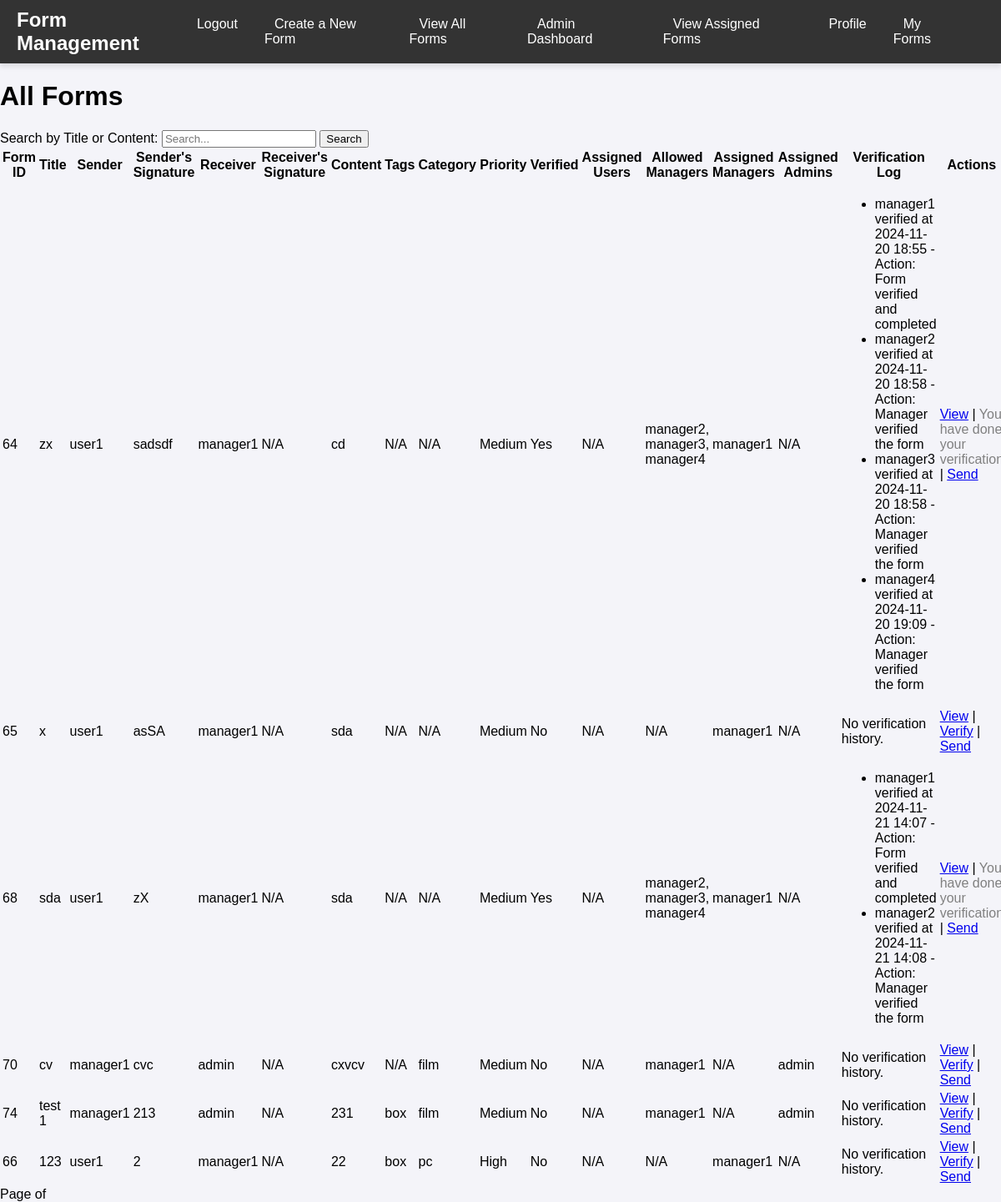
Screenshot of /forms/ (signed in) with the database file from the repository.
### app/models.py (models this page shows, shortened)
class Form(models.Model):
    title = models.CharField(max_length=255)
    sender_signature = models.CharField(max_length=255)
    receiver = models.CharField(max_length=255)
    receiver_signature = models.CharField(max_length=255, blank=True)
    content = models.TextField()
    tags = models.ManyToManyField(Tag, related_name="forms", blank=True)
    category = models.ForeignKey(Category, on_delete=models.CASCADE, related_name="forms", null=True)
    users = models.ManyToManyField('app.CustomUser', blank=True)  # view-only users section
    sender_name = models.CharField(max_length=255)
    prioritize = models.BooleanField(default=False)
    priority = models.CharField(max_length=100, choices=[('High', 'High'), ('Medium', 'Medium'), ('Low', 'Low')], default='Medium')
    assigned_managers = models.ManyToManyField(CustomUser, related_name="assigned_forms", blank=True, limit_choices_to={'role': 'manager'})
    assigned_admins = models.ManyToManyField(CustomUser, related_name="assigned_admin_forms", blank=True, limit_choices_to={'role': 'admin'})
    assigned_users = models.ManyToManyField(
        CustomUser,
        related_name="viewable_forms",
        blank=True,
        limit_choices_to={'role': 'user'}
    )
    allowed_managers = models.ManyToManyField(CustomUser, related_name='allowed_forms', blank=True)  # Add this line
    sender = models.CharField(max_length=100)
    verified = models.BooleanField(default=False)
    verified_by = models.ForeignKey(CustomUser, null=True, on_delete=models.SET_NULL, related_name='verified_forms', blank=True)
    verified_at = models.DateTimeField(null=True, blank=True)
    last_modified = models.DateTimeField(auto_now=True)
    class Meta:
        verbose_name = 'Form'
        verbose_name_plural = 'Forms'

class CustomUser(AbstractBaseUser, PermissionsMixin):
    username = models.CharField(unique=True, max_length=150)
    email = models.EmailField(unique=True)
    first_name = models.CharField(max_length=100)
    last_name = models.CharField(max_length=100)
    is_active = models.BooleanField(default=True)
    is_staff = models.BooleanField(default=False)
    ROLE_CHOICES = [
        ('admin', 'Admin'),
        ('manager', 'Manager'),
        ('user', 'User'),
    ]
    role = models.CharField(max_length=20, choices=ROLE_CHOICES, default='user')
    SUB_ROLE_CHOICES = [
        ('none', 'None'),
        ('user-access-to-all-users-with-role-user', 'User Access to All Users with Role User'),
        ('manager-access-to-all-users-with-role-manager', 'user Access to All Users with Role Manager'),
    ]
    sub_role = models.CharField(max_length=255, choices=SUB_ROLE_CHOICES, default='none')
    objects = CustomUserManager()
    profile_image = models.ImageField(upload_to='profile_images/', blank=True, null=True)
    USERNAME_FIELD = 'username'
    REQUIRED_FIELDS = ['email', 'first_name', 'last_name']
    class Meta:
        verbose_name = 'User'
        verbose_name_plural = 'Users'

class FormVerificationLog(models.Model):
    form = models.ForeignKey('Form', on_delete=models.CASCADE, related_name='verification_logs')
    verified_by = models.ForeignKey(CustomUser, on_delete=models.SET_NULL, null=True, blank=True)  # Use CustomUser instead of User
    verified_at = models.DateTimeField(auto_now_add=True)
    action = models.CharField(max_length=255, blank=True, null=True)  # Optional action (e.g., 'Verified')

class Category(models.Model):
    name = models.CharField(max_length=50, unique=True)
    class Meta:
        verbose_name = 'Category'
        verbose_name_plural = 'Categories'

class Tag(models.Model):
    name = models.CharField(max_length=50, unique=True)
    class Meta:
        verbose_name = 'Tag'
        verbose_name_plural = 'Tags'

### app/views.py (the view)
# urls.py: path('forms/', views.form_list, name='forms'),  # List of forms
@login_required
def form_list(request):
    user = request.user
    if user.role == 'user':
        forms = Form.objects.filter(
            Q(sender=user) |
            Q(assigned_users=user)  # Using assigned_users field
        ).distinct()
    elif user.role == 'manager':
        forms = Form.objects.filter(
            Q(assigned_managers=user) |  # Forms where the user is assigned as a manager
            Q(allowed_managers=user)    # Forms where the user is allowed as a manager
        ).distinct()
    else:
        forms = Form.objects.all()
    forms = forms.prefetch_related('tags', 'category', 'verification_logs')  # Include verification_logs
    for form in forms:
        form.has_verified = form.verification_logs.filter(verified_by=user).exists()
    return render(request, 'form/form_list.html', {'forms': forms})

### app/templates/form/form_list.html (shortened to what this page needs)
{% extends 'base.html' %}
{% load static %}
{% block content %}
<div class="container">
    <h1>All Forms</h1>
    <form method="get" action="{% url 'form_list' %}" class="search-form">
        <label for="search">Search by Title or Content:</label>
        <input type="text" id="search" name="search" placeholder="Search..." value="{{ request.GET.search }}">
        <button type="submit">Search</button>
    </form>
    <div class="table-responsive">
        <table class="table">
            <thead>
                <tr>
                    <th>Form ID</th>
                    <th>Title</th>
                    <th>Sender</th>
                    <th>Sender's Signature</th>
                    <th>Receiver</th>
                    <th>Receiver's Signature</th>
                    <th>Content</th>
                    <th>Tags</th>
                    <th>Category</th>
                    <th>Priority</th>
                    <th>Verified</th>
                    <th>Assigned Users</th>
                    <th>Allowed Managers</th>
                    <th>Assigned Managers</th>
                    <th>Assigned Admins</th>
                    <th>Verification Log</th>
                    <th>Actions</th>
                </tr>
            </thead>
            <tbody>
                {% for form in forms %}
                    <tr>
                        <td>{{ form.id }}</td>
                        <td>{{ form.title|default:"N/A" }}</td>
                        <td>{{ form.sender|default:"N/A" }}</td>
                        <td>{{ form.sender_signature|default:"N/A" }}</td>
                        <td>{{ form.receiver|default:"N/A" }}</td>
                        <td>{{ form.receiver_signature|default:"N/A" }}</td>
                        <td>{{ form.content|default:"N/A" }}</td>
                        <td>
                            {% for tag in form.tags.all %}
                                {{ tag.name }}{% if not forloop.last %}, {% endif %}
                            {% empty %} N/A {% endfor %}
                        </td>
                        <td>{{ form.category.name|default:"N/A" }}</td>
                        <td>{{ form.priority|default:"N/A" }}</td>
                        <td>{{ form.verified|yesno:"Yes,No" }}</td>
                        <td>
                            {% if form.assigned_users.all %}
                                {% for user in form.assigned_users.all %}
                                    {{ user.username }}{% if not forloop.last %}, {% endif %}
                                {% endfor %}
                            {% else %} N/A {% endif %}
                        </td>
                        <td>
                            {% if form.allowed_managers.all %}
                                {% for manager in form.allowed_managers.all %}
                                    {{ manager.username }}{% if not forloop.last %}, {% endif %}
                                {% endfor %}
                            {% else %} N/A {% endif %}
                        </td>
                        <td>
                            {% if form.assigned_managers.all %}
                                {% for manager in form.assigned_managers.all %}
                                    {{ manager.username }}{% if not forloop.last %}, {% endif %}
                                {% endfor %}
                            {% else %} N/A {% endif %}
                        </td>
                        <td>
                            {% if form.assigned_admins.all %}
                                {% for admin in form.assigned_admins.all %}
                                    {{ admin.username }}{% if not forloop.last %}, {% endif %}
                                {% endfor %}
                            {% else %} N/A {% endif %}
                        </td>
                        <td>
                            {% if form.verification_logs.all %}
                                <ul>
                                    {% for log in form.verification_logs.all %}
                                        <li>{{ log.verified_by.username }} verified at {{ log.verified_at|date:"Y-m-d H:i" }}{% if log.action %} - Action: {{ log.action }}{% endif %}</li>
                                    {% endfor %}
                                </ul>
                            {% else %}
                                No verification history.
                            {% endif %}
                        </td>
                        <td>
                            <a href="{% url 'form_detail' form.id %}" class="btn-action">View</a> |
                            {% if request.user in form.assigned_managers.all or request.user in form.allowed_managers.all or request.user in form.assigned_admins.all %}
                                {% if form.has_verified %}
                                    <span class="btn-action" style="color: gray;">You have done your verification</span> |
                                {% else %}
                                    <a href="{% url 'verify_form' form.id %}" class="btn-action">Verify</a> |
                                {% endif %}
                            {% endif %}
                            <a href="{% url 'send_form' form.id %}" class="btn-action">Send</a>
                        </td>
                    </tr>
                {% empty %}
                    <tr>
                        <td colspan="15">No forms found.</td>
                    </tr>
                {% endfor %}
            </tbody>
        </table>
    </div>
    <div class="pagination">
        <span class="page-info">Page {{ forms.number }} of {{ forms.paginator.num_pages }}</span>
    </div>
</div>
{% endblock %}

### app/static/css/navbar_styles.css (style rules this page uses)
body { font-family: 'Arial', sans-serif; margin: 0; padding: 0; background-color: #f4f4f9; }

### rows the page displays
Form: id "64", title "zx", sender "user1", sender_signature "sadsdf", receiver "manager1", receiver_signature "N/A", content "cd", category.name "N/A", priority "Medium", verified "Yes", shows "You have done your…"
CustomUser: username "manager2"
CustomUser: username "manager3"
CustomUser: username "manager4"
CustomUser: username "manager1"
FormVerificationLog: verified_by.username "manager1", verified_at "2024-11-20 18:55", action "Form verified and completed"
FormVerificationLog: verified_by.username "manager2", verified_at "2024-11-20 18:58", action "Manager verified the form"
FormVerificationLog: verified_by.username "manager3", verified_at "2024-11-20 18:58", action "Manager verified the form"
FormVerificationLog: verified_by.username "manager4", verified_at "2024-11-20 19:09", action "Manager verified the form"
Form: id "65", title "x", sender "user1", sender_signature "asSA", receiver "manager1", receiver_signature "N/A", content "sda", category.name "N/A", priority "Medium", verified "No", shows "No verification history.", shows "Verify"
Form: id "68", title "sda", sender "user1", sender_signature "zX", receiver "manager1", receiver_signature "N/A", content "sda", category.name "N/A", priority "Medium", verified "Yes", shows "You have done your…"
FormVerificationLog: verified_by.username "manager1", verified_at "2024-11-21 14:07", action "Form verified and completed"
FormVerificationLog: verified_by.username "manager2", verified_at "2024-11-21 14:08", action "Manager verified the form"
Form: id "70", title "cv", sender "manager1", sender_signature "cvc", receiver "admin", receiver_signature "N/A", content "cxvcv", category.name "film", priority "Medium", verified "No", shows "No verification history.", shows "Verify"
CustomUser: username "admin"
Form: id "74", title "test 1", sender "manager1", sender_signature "213", receiver "admin", receiver_signature "N/A", content "231", category.name "film", priority "Medium", verified "No", shows "No verification history.", shows "Verify"
Tag: name "box"
Form: id "66", title "123", sender "user1", sender_signature "2", receiver "manager1", receiver_signature "N/A", content "22", category.name "pc", priority "High", verified "No", shows "No verification history.", shows "Verify"
